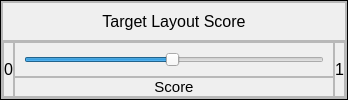
                     <widget class="QFrame" name="frame_target_shell">
                      <property name="frameShape">
                       <enum>QFrame::Box</enum>
                      </property>
                      <property name="frameShadow">
                       <enum>QFrame::Plain</enum>
                      </property>
                      <layout class="QGridLayout" name="gridLayout_10">
                       <property name="leftMargin">
                        <number>0</number>
                       </property>
                       <property name="topMargin">
                        <number>0</number>
                       </property>
                       <property name="rightMargin">
                        <number>0</number>
                       </property>
                       <property name="bottomMargin">
                        <number>0</number>
                       </property>
                       <property name="spacing">
                        <number>0</number>
                       </property>
                       <item row="0" column="0" colspan="2">
                        <widget class="QFrame" name="frame_target_shell_2">
                         <property name="minimumSize">
                          <size>
                           <width>40</width>
                           <height>0</height>
                          </size>
                         </property>
                         <property name="frameShape">
                          <enum>QFrame::StyledPanel</enum>
                         </property>
                         <property name="frameShadow">
                          <enum>QFrame::Raised</enum>
                         </property>
                         <layout class="QGridLayout" name="gridLayout_14">
                          <property name="leftMargin">
                           <number>0</number>
                          </property>
                          <property name="topMargin">
                           <number>0</number>
                          </property>
                          <property name="rightMargin">
                           <number>0</number>
                          </property>
                          <property name="bottomMargin">
                           <number>0</number>
                          </property>
                          <property name="spacing">
                           <number>0</number>
                          </property>
                          <item row="0" column="0">
                           <widget class="QFrame" name="frame_target_setting">
                            <property name="maximumSize">
                             <size>
                              <width>16777215</width>
                              <height>50</height>
                             </size>
                            </property>
                            <property name="frameShape">
                             <enum>QFrame::StyledPanel</enum>
                            </property>
                            <property name="frameShadow">
                             <enum>QFrame::Raised</enum>
                            </property>
                            <layout class="QHBoxLayout" name="horizontalLayout_32">
                             <item>
                              <widget class="QLabel" name="label_24">
                               <property name="font">
                                <font>
                                 <pointsize>12</pointsize>
                                </font>
                               </property>
                               <property name="text">
                                <string>Target Layout Score</string>
                               </property>
                               <property name="alignment">
                                <set>Qt::AlignCenter</set>
                               </property>
                              </widget>
                             </item>
                            </layout>
                           </widget>
                          </item>
                          <item row="1" column="0">
                           <widget class="QFrame" name="frame_target_shell_3">
                            <property name="frameShape">
                             <enum>QFrame::StyledPanel</enum>
                            </property>
                            <property name="frameShadow">
                             <enum>QFrame::Raised</enum>
                            </property>
                            <layout class="QGridLayout" name="gridLayout_13">
                             <property name="leftMargin">
                              <number>0</number>
                             </property>
                             <property name="topMargin">
                              <number>0</number>
                             </property>
                             <property name="rightMargin">
                              <number>0</number>
                             </property>
                             <property name="bottomMargin">
                              <number>0</number>
                             </property>
                             <property name="spacing">
                              <number>0</number>
                             </property>
                             <item row="0" column="0" rowspan="2">
                              <widget class="QFrame" name="frame_target_lower">
                               <property name="sizePolicy">
                                <sizepolicy hsizetype="Expanding" vsizetype="Preferred">
                                 <horstretch>0</horstretch>
                                 <verstretch>0</verstretch>
                                </sizepolicy>
                               </property>
                               <property name="maximumSize">
                                <size>
                                 <width>16772215</width>
                                 <height>16777215</height>
                                </size>
                               </property>
                               <property name="frameShape">
                                <enum>QFrame::StyledPanel</enum>
                               </property>
                               <property name="frameShadow">
                                <enum>QFrame::Raised</enum>
                               </property>
                               <layout class="QHBoxLayout" name="horizontalLayout_33">
                                <property name="spacing">
                                 <number>0</number>
                                </property>
                                <property name="leftMargin">
                                 <number>0</number>
                                </property>
                                <property name="topMargin">
                                 <number>0</number>
                                </property>
                                <property name="rightMargin">
                                 <number>0</number>
                                </property>
                                <property name="bottomMargin">
                                 <number>0</number>
                                </property>
                                <item>
                                 <widget class="QLabel" name="label_target_lower">
                                  <property name="font">
                                   <font>
                                    <pointsize>12</pointsize>
                                   </font>
                                  </property>
                                  <property name="text">
                                   <string>0</string>
                                  </property>
                                  <property name="alignment">
                                   <set>Qt::AlignRight|Qt::AlignTrailing|Qt::AlignVCenter</set>
                                  </property>
                                 </widget>
                                </item>
                               </layout>
                              </widget>
                             </item>
                             <item row="0" column="1">
                              <widget class="QFrame" name="frame_target_slider">
                               <property name="frameShape">
                                <enum>QFrame::StyledPanel</enum>
                               </property>
                               <property name="frameShadow">
                                <enum>QFrame::Raised</enum>
                               </property>
                               <layout class="QHBoxLayout" name="horizontalLayout_34">
                                <item>
                                 <widget class="QSlider" name="slider_target">
                                  <property name="sizePolicy">
                                   <sizepolicy hsizetype="Preferred" vsizetype="Fixed">
                                    <horstretch>0</horstretch>
                                    <verstretch>0</verstretch>
                                   </sizepolicy>
                                  </property>
                                  <property name="minimumSize">
                                   <size>
                                    <width>300</width>
                                    <height>0</height>
                                   </size>
                                  </property>
                                  <property name="maximumSize">
                                   <size>
                                    <width>300</width>
                                    <height>16777215</height>
                                   </size>
                                  </property>
                                  <property name="minimum">
                                   <number>1</number>
                                  </property>
                                  <property name="maximum">
                                   <number>100</number>
                                  </property>
                                  <property name="sliderPosition">
                                   <number>50</number>
                                  </property>
                                  <property name="orientation">
                                   <enum>Qt::Horizontal</enum>
                                  </property>
                                 </widget>
                                </item>
                               </layout>
                              </widget>
                             </item>
                             <item row="0" column="2" rowspan="2">
                              <widget class="QFrame" name="frame_target_upper">
                               <property name="sizePolicy">
                                <sizepolicy hsizetype="Expanding" vsizetype="Preferred">
                                 <horstretch>0</horstretch>
                                 <verstretch>0</verstretch>
                                </sizepolicy>
                               </property>
                               <property name="maximumSize">
                                <size>
                                 <width>16772215</width>
                                 <height>16777215</height>
                                </size>
                               </property>
                               <property name="frameShape">
                                <enum>QFrame::StyledPanel</enum>
                               </property>
                               <property name="frameShadow">
                                <enum>QFrame::Raised</enum>
                               </property>
                               <layout class="QHBoxLayout" name="horizontalLayout_35">
                                <property name="spacing">
                                 <number>0</number>
                                </property>
                                <property name="leftMargin">
                                 <number>0</number>
                                </property>
                                <property name="topMargin">
                                 <number>0</number>
                                </property>
                                <property name="rightMargin">
                                 <number>0</number>
                                </property>
                                <property name="bottomMargin">
                                 <number>0</number>
                                </property>
                                <item>
                                 <widget class="QLabel" name="label_target_upper">
                                  <property name="font">
                                   <font>
                                    <pointsize>12</pointsize>
                                   </font>
                                  </property>
                                  <property name="text">
                                   <string>1</string>
                                  </property>
                                  <property name="alignment">
                                   <set>Qt::AlignLeading|Qt::AlignLeft|Qt::AlignVCenter</set>
                                  </property>
                                 </widget>
                                </item>
                               </layout>
                              </widget>
                             </item>
                             <item row="1" column="1">
                              <widget class="QFrame" name="frame_target_value">
                               <property name="frameShape">
                                <enum>QFrame::StyledPanel</enum>
                               </property>
                               <property name="frameShadow">
                                <enum>QFrame::Raised</enum>
                               </property>
                               <layout class="QHBoxLayout" name="horizontalLayout_36">
                                <property name="spacing">
                                 <number>0</number>
                                </property>
                                <property name="leftMargin">
                                 <number>0</number>
                                </property>
                                <property name="topMargin">
                                 <number>0</number>
                                </property>
                                <property name="rightMargin">
                                 <number>0</number>
                                </property>
                                <property name="bottomMargin">
                                 <number>0</number>
                                </property>
                                <item>
                                 <widget class="QLabel" name="label_target_value">
                                  <property name="font">
                                   <font>
                                    <pointsize>11</pointsize>
                                   </font>
                                  </property>
                                  <property name="text">
                                   <string>Score</string>
                                  </property>
                                  <property name="alignment">
                                   <set>Qt::AlignCenter</set>
                                  </property>
                                 </widget>
                                </item>
                               </layout>
                              </widget>
                             </item>
                            </layout>
                           </widget>
                          </item>
                         </layout>
                        </widget>
                       </item>
                      </layout>
                     </widget>
